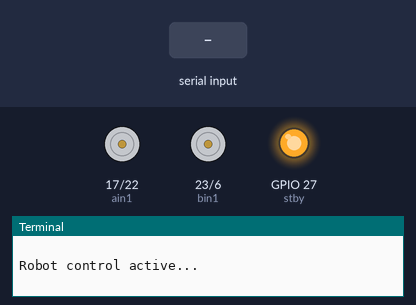
A program run on a simulated Raspberry Pi (BCM pin numbers). Shown: motor-driver pin pairs drawn as motors (green arrow = first pin HIGH = forward, orange = second pin HIGH = backward, longer = more drive, scaled by the enable pin, stopped while the standby pin is LOW), output pins drawn as LEDs (lit = HIGH), the last lines printed to the terminal. Inputs (shaded band) come from the test bench. At 7.3 s the program stops and its outputs stay as they are.

Above: at 1.2 s.
1.3 s: "w" typed at the terminal, then Enter
At 2.5 s:
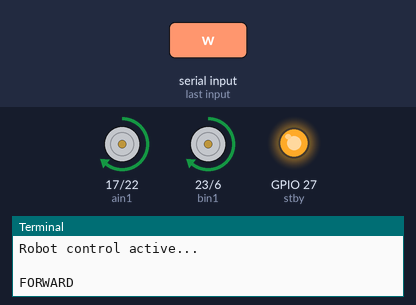
2.8 s: "s" typed at the terminal, then Enter
At 3.7 s:
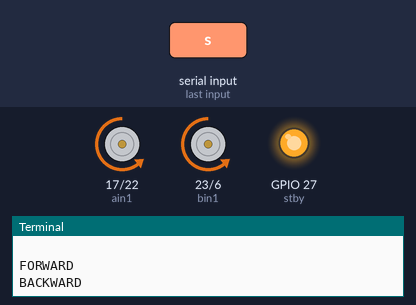
4.3 s: "a" typed at the terminal, then Enter
At 4.8 s:
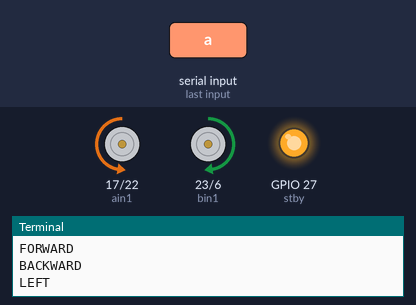
5.8 s: "d" typed at the terminal, then Enter
At 7.0 s:
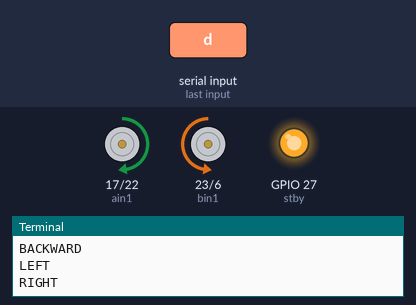
7.3 s: "q" typed at the terminal, then Enter
At 8.3 s:
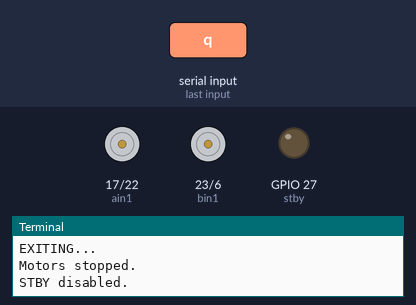
Timing chart, 0 to 8.8 s (numbered marks = the images above; inputs shaded):
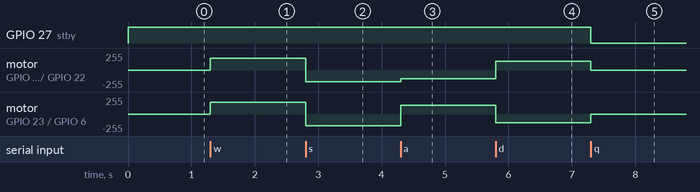

Measured:
- after the input at 1.3 s, motor on GPIO 17 (ain1) / GPIO 22 (ain2), motor on GPIO 23 (bin1) / GPIO 6 (bin2): stopped → forward 179/255 at once
- after the input at 2.8 s, motor on GPIO 17 (ain1) / GPIO 22 (ain2), motor on GPIO 23 (bin1) / GPIO 6 (bin2): forward 179/255 → backward 179/255 at once
- after the input at 4.3 s, motor on GPIO 17 (ain1) / GPIO 22 (ain2): backward 179/255 → backward 128/255 at once; motor on GPIO 23 (bin1) / GPIO 6 (bin2): backward 179/255 → forward 128/255 at once
- after the input at 5.8 s, motor on GPIO 17 (ain1) / GPIO 22 (ain2): backward 128/255 → forward 128/255 at once; motor on GPIO 23 (bin1) / GPIO 6 (bin2): forward 128/255 → backward 128/255 at once
- after the input at 7.3 s, GPIO 27 (stby): HIGH → LOW at once; motor on GPIO 17 (ain1) / GPIO 22 (ain2): forward 128/255 → stopped at once; motor on GPIO 23 (bin1) / GPIO 6 (bin2): backward 128/255 → stopped at once

The program:

manual_drive.py
```python
from gpiozero import PWMOutputDevice, DigitalOutputDevice
import sys
import tty
import termios

# =========================
# TB6612FNG SETUP
# =========================

stby  = DigitalOutputDevice(27, initial_value=False)

ain1  = DigitalOutputDevice(17)
ain2  = DigitalOutputDevice(22)

bin1  = DigitalOutputDevice(23)
bin2  = DigitalOutputDevice(6)

pwm_a = PWMOutputDevice(18, frequency=1000)
pwm_b = PWMOutputDevice(13, frequency=1000)

SPEED = 0.7

# =========================
# MOTOR CONTROL
# =========================

def stop_all():
    ain1.off()
    ain2.off()

    bin1.off()
    bin2.off()

    pwm_a.value = 0
    pwm_b.value = 0

def left_forward(speed=SPEED):
    ain2.off()
    ain1.on()
    pwm_a.value = speed

def left_backward(speed=SPEED):
    ain1.off()
    ain2.on()
    pwm_a.value = speed

def right_forward(speed=SPEED):
    bin2.off()
    bin1.on()
    pwm_b.value = speed

def right_backward(speed=SPEED):
    bin1.off()
    bin2.on()
    pwm_b.value = speed

# =========================
# MOVEMENTS
# =========================

def forward():
    left_forward()
    right_forward()

def backward():
    left_backward()
    right_backward()

def left():
    left_backward(0.5)
    right_forward(0.5)

def right():
    left_forward(0.5)
    right_backward(0.5)

# =========================
# KEYBOARD INPUT
# =========================

def getch():
    fd = sys.stdin.fileno()
    old_settings = termios.tcgetattr(fd)

    try:
        tty.setraw(sys.stdin.fileno())
        ch = sys.stdin.read(1)
    finally:
        termios.tcsetattr(fd, termios.TCSADRAIN, old_settings)

    return ch

# =========================
# MAIN
# =========================

print("\n=== SSH MANUAL DRIVE MODE ===")
print("Controls:")
print("  W = Forward")
print("  S = Backward")
print("  A = Left")
print("  D = Right")
print("  SPACE = Stop")
print("  Q = Quit")
print("\nRobot control active...\n")

stby.on()
stop_all()

try:
    while True:
        key = getch().lower()

        if key == 'w':
            stop_all()
            forward()
            print("FORWARD")

        elif key == 's':
            stop_all()
            backward()
            print("BACKWARD")

        elif key == 'a':
            stop_all()
            left()
            print("LEFT")

        elif key == 'd':
            stop_all()
            right()
            print("RIGHT")

        elif key == ' ':
            stop_all()
            print("STOP")

        elif key == 'q':
            print("EXITING...")
            break

finally:
    stop_all()
    stby.off()

    print("Motors stopped.")
    print("STBY disabled.")
```
